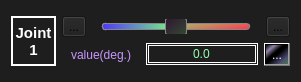
  <widget class="QWidget" name="widget" native="true">
   <property name="geometry">
    <rect>
     <x>30</x>
     <y>50</y>
     <width>301</width>
     <height>82</height>
    </rect>
   </property>
   <property name="styleSheet">
    <string notr="true">background-color: rgb(30, 30, 30);</string>
   </property>
   <layout class="QVBoxLayout" name="verticalLayout">
    <item>
     <layout class="QHBoxLayout" name="singleJoint">
      <item>
       <widget class="QLabel" name="joint_tag">
        <property name="minimumSize">
         <size>
          <width>45</width>
          <height>0</height>
         </size>
        </property>
        <property name="font">
         <font>
          <pointsize>11</pointsize>
          <bold>true</bold>
         </font>
        </property>
        <property name="styleSheet">
         <string notr="true">color: rgb(255, 255, 255);</string>
        </property>
        <property name="frameShape">
         <enum>QFrame::WinPanel</enum>
        </property>
        <property name="frameShadow">
         <enum>QFrame::Plain</enum>
        </property>
        <property name="text">
         <string>Joint
1</string>
        </property>
        <property name="alignment">
         <set>Qt::AlignCenter</set>
        </property>
       </widget>
      </item>
      <item>
       <layout class="QVBoxLayout" name="plugins">
        <item>
         <layout class="QHBoxLayout" name="slidergroup">
          <item>
           <widget class="QToolButton" name="left_tag">
            <property name="styleSheet">
             <string notr="true"/>
            </property>
            <property name="text">
             <string>...</string>
            </property>
            <property name="icon">
             <iconset resource="../../resource/icons.qrc">
              <normaloff>:/icon/leftarrow.png</normaloff>:/icon/leftarrow.png</iconset>
            </property>
            <property name="checkable">
             <bool>false</bool>
            </property>
            <property name="popupMode">
             <enum>QToolButton::DelayedPopup</enum>
            </property>
            <property name="autoRaise">
             <bool>false</bool>
            </property>
           </widget>
          </item>
          <item>
           <widget class="QSlider" name="joint_slider">
            <property name="cursor">
             <cursorShape>SizeHorCursor</cursorShape>
            </property>
            <property name="styleSheet">
             <string notr="true">QSlider::handle:horizontal {
    background:  qlineargradient(spread:pad, x1:0, y1:0, x2:1, y2:1, stop:0 rgba(50, 20, 50, 255), stop: 1 rgba(50, 75, 50, 255));
    width: 20px;
    margin: -6px; /* handle is placed by default on the contents rect of the groove. Expand outside the groove */
    border-radius: 2px; 
	border: 1px solid rgb(135,135,135);
}

QSlider::groove:horizontal {
    border: 1px solid rgb(135,135,135);
	border-radius: 3px;
    height: 5px;
    background: qlineargradient(x1:0, y1:0.8, x2:1, y2:1, stop:0 rgb(120,255,120), stop:1 rgb(255,55,80));
    margin: -1px 10px;
}

QSlider::sub-page:horizontal {
	border: 1px solid rgb(135,135,135);
	border-radius: 3px;
    height: 5px;
	margin: -1px 0px -1px 10px;
    background: qlineargradient(x1:1, y1:0, x2:0, y2:0, stop:0 rgb(120,255,120), stop:1 rgb(80,55,255));
}

</string>
            </property>
            <property name="minimum">
             <number>-1</number>
            </property>
            <property name="maximum">
             <number>1</number>
            </property>
            <property name="orientation">
             <enum>Qt::Horizontal</enum>
            </property>
           </widget>
          </item>
          <item>
           <widget class="QToolButton" name="right_tag">
            <property name="styleSheet">
             <string notr="true"/>
            </property>
            <property name="text">
             <string>...</string>
            </property>
            <property name="icon">
             <iconset resource="../../resource/icons.qrc">
              <normaloff>:/icon/rightarrow.png</normaloff>:/icon/rightarrow.png</iconset>
            </property>
            <property name="checkable">
             <bool>true</bool>
            </property>
            <property name="checked">
             <bool>false</bool>
            </property>
            <property name="autoRaise">
             <bool>false</bool>
            </property>
           </widget>
          </item>
         </layout>
        </item>
        <item>
         <layout class="QHBoxLayout" name="displaygroup">
          <item>
           <widget class="QLabel" name="value_tag">
            <property name="sizePolicy">
             <sizepolicy hsizetype="Expanding" vsizetype="Preferred">
              <horstretch>0</horstretch>
              <verstretch>0</verstretch>
             </sizepolicy>
            </property>
            <property name="minimumSize">
             <size>
              <width>75</width>
              <height>0</height>
             </size>
            </property>
            <property name="styleSheet">
             <string notr="true">color: rgb(200, 150, 255);
font: 9pt &quot;Microsoft YaHei UI&quot;;</string>
            </property>
            <property name="text">
             <string>value(deg.)</string>
            </property>
            <property name="alignment">
             <set>Qt::AlignCenter</set>
            </property>
           </widget>
          </item>
          <item>
           <widget class="QLineEdit" name="value">
            <property name="styleSheet">
             <string notr="true">QLineEdit{
font:  9pt &quot;Cascadia Code&quot;;
color: rgb(150, 255, 175);
border: 3px double rgb(255, 255, 255);
}</string>
            </property>
            <property name="text">
             <string>0.0</string>
            </property>
            <property name="alignment">
             <set>Qt::AlignCenter</set>
            </property>
           </widget>
          </item>
          <item>
           <widget class="QToolButton" name="setting_button">
            <property name="styleSheet">
             <string notr="true">QToolButton{
color: rgb(255, 255, 255);
background-color: qlineargradient(spread:pad, x1:0, y1:0, x2:1, y2:1, stop:0 rgba(0, 0, 0, 255), stop:0.2 rgba(220, 195, 255, 155), stop:0.4 rgba(0, 0, 0, 255), stop:0.5 rgba(0, 0, 0, 255), stop:0.8 rgba(155, 155, 255, 100), stop: 1 rgba(100, 180, 100, 150));
}</string>
            </property>
            <property name="text">
             <string>...</string>
            </property>
            <property name="icon">
             <iconset resource="../../resource/icons.qrc">
              <normaloff>:/icon/setting.png</normaloff>:/icon/setting.png</iconset>
            </property>
            <property name="toolButtonStyle">
             <enum>Qt::ToolButtonIconOnly</enum>
            </property>
            <property name="autoRaise">
             <bool>false</bool>
            </property>
            <property name="arrowType">
             <enum>Qt::NoArrow</enum>
            </property>
           </widget>
          </item>
         </layout>
        </item>
       </layout>
      </item>
     </layout>
    </item>
   </layout>
  </widget>
